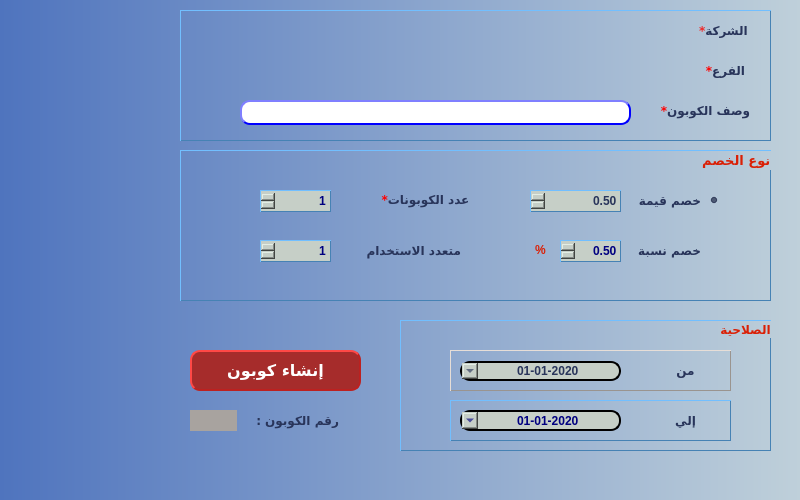
<?xml version="1.0" encoding="UTF-8"?>
<ui version="4.0">
 <class>CustomerGP</class>
 <widget class="QDialog" name="CustomerGP">
  <property name="geometry">
   <rect>
    <x>0</x>
    <y>0</y>
    <width>800</width>
    <height>500</height>
   </rect>
  </property>
  <property name="minimumSize">
   <size>
    <width>800</width>
    <height>500</height>
   </size>
  </property>
  <property name="maximumSize">
   <size>
    <width>800</width>
    <height>500</height>
   </size>
  </property>
  <property name="font">
   <font>
    <family>Arial</family>
    <pointsize>9</pointsize>
    <weight>50</weight>
    <bold>false</bold>
   </font>
  </property>
  <property name="windowTitle">
   <string>انشاء كوبون</string>
  </property>
  <property name="layoutDirection">
   <enum>Qt::RightToLeft</enum>
  </property>
  <property name="styleSheet">
   <string notr="true">background-color:#BFD0DA;
background-color: qlineargradient(spread:pad, x1:0, y1:0, x2:1, y2:0, stop:0 #4F74BE, stop:1 #BFD0DA);
</string>
  </property>
  <widget class="QLabel" name="desc">
   <property name="geometry">
    <rect>
     <x>650</x>
     <y>100</y>
     <width>111</width>
     <height>21</height>
    </rect>
   </property>
   <property name="font">
    <font>
     <family>29LT Bukra Regular</family>
     <pointsize>9</pointsize>
     <weight>75</weight>
     <bold>true</bold>
    </font>
   </property>
   <property name="styleSheet">
    <string notr="true">color:#28345A;
background-color: rgba(0,0,0,0%);
border-style: outset;
border-width: 0px;
border-radius: 0px;
opacity: 1;</string>
   </property>
   <property name="text">
    <string>&lt;html&gt;&lt;head/&gt;&lt;body&gt;&lt;p align=&quot;center&quot;&gt;&lt;span style=&quot; color:#ff0000;&quot;&gt;*&lt;/span&gt;وصف الكوبون&lt;/p&gt;&lt;/body&gt;&lt;/html&gt;</string>
   </property>
  </widget>
  <widget class="QPushButton" name="BTN_createCoupon">
   <property name="geometry">
    <rect>
     <x>190</x>
     <y>350</y>
     <width>171</width>
     <height>41</height>
    </rect>
   </property>
   <property name="font">
    <font>
     <family>29LT Bukra Regular</family>
     <pointsize>12</pointsize>
     <weight>75</weight>
     <italic>false</italic>
     <bold>true</bold>
    </font>
   </property>
   <property name="layoutDirection">
    <enum>Qt::RightToLeft</enum>
   </property>
   <property name="styleSheet">
    <string notr="true">QPushButton{
                                        background-color: #A62C2B;
                                        border-style: outset;
                                        border-width: 2px;
                                        border-radius: 10px;
                                        border-color: #BC2120;
                    color:#ffffff;
	                                    }
                                        QPushButton:hover {
                                        background: qradialgradient(
                                        cx: 0.3, cy: -0.4, fx: 0.3, fy: -0.4,
                                        radius: 1.35, stop: 0 #A62C2B, stop: 1 #E90B0B
                                        );
                                        }
                                        QPushButton:pressed {
                                        border-style: inset;
                                        background: qradialgradient(
                                        cx: 0.4, cy: -0.1, fx: 0.4, fy: -0.1,
                                        radius: 1.35, stop: 0 #E90B0B, stop: 1 #A62C2B
                                        );
                                        }</string>
   </property>
   <property name="text">
    <string>إنشاء كوبون</string>
   </property>
  </widget>
  <widget class="QLineEdit" name="LE_desc">
   <property name="geometry">
    <rect>
     <x>240</x>
     <y>100</y>
     <width>391</width>
     <height>25</height>
    </rect>
   </property>
   <property name="font">
    <font>
     <family>MS Shell Dlg 2</family>
     <pointsize>9</pointsize>
     <weight>75</weight>
     <bold>true</bold>
    </font>
   </property>
   <property name="styleSheet">
    <string notr="true">QLineEdit{
                                        background-color: white;
                                        border-style: outset;
                                        border-width: 2px;
                                        border-radius: 10px;
                                        border-color: blue;
                                        min-width: 6em;
color:navy;
                                        }
                                        QLineEdit:hover {
                                        background: qradialgradient(
                                        cx: 0.3, cy: -0.4, fx: 0.3, fy: -0.4,
                                        radius: 1.35, stop: 0 #fff, stop: 1 #bbb
                                        );
                                        }
                                       QLineEdit:pressed {
                                        border-style: inset;
                                        background: qradialgradient(
                                        cx: 0.4, cy: -0.1, fx: 0.4, fy: -0.1,
                                        radius: 1.35, stop: 0 #fff, stop: 1 #ddd
                                        );
                                        }
                                    </string>
   </property>
   <property name="maxLength">
    <number>50</number>
   </property>
  </widget>
  <widget class="QLabel" name="desc_6">
   <property name="geometry">
    <rect>
     <x>670</x>
     <y>20</y>
     <width>111</width>
     <height>21</height>
    </rect>
   </property>
   <property name="font">
    <font>
     <family>29LT Bukra Regular</family>
     <pointsize>9</pointsize>
     <weight>75</weight>
     <bold>true</bold>
    </font>
   </property>
   <property name="layoutDirection">
    <enum>Qt::RightToLeft</enum>
   </property>
   <property name="styleSheet">
    <string notr="true">color:#28345A;
background-color: rgba(0,0,0,0%);
border-style: outset;
border-width: 0px;
border-radius: 0px;
opacity: 1;</string>
   </property>
   <property name="text">
    <string>&lt;html&gt;&lt;head/&gt;&lt;body&gt;&lt;p align=&quot;center&quot;&gt;&lt;span style=&quot; color:#ef2929;&quot;&gt;*&lt;/span&gt;الشركة &lt;/p&gt;&lt;/body&gt;&lt;/html&gt;</string>
   </property>
  </widget>
  <widget class="QLabel" name="desc_7">
   <property name="geometry">
    <rect>
     <x>670</x>
     <y>60</y>
     <width>111</width>
     <height>21</height>
    </rect>
   </property>
   <property name="font">
    <font>
     <family>29LT Bukra Regular</family>
     <pointsize>9</pointsize>
     <weight>75</weight>
     <bold>true</bold>
    </font>
   </property>
   <property name="layoutDirection">
    <enum>Qt::RightToLeft</enum>
   </property>
   <property name="styleSheet">
    <string notr="true">color:#28345A;
background-color: rgba(0,0,0,0%);
border-style: outset;
border-width: 0px;
border-radius: 0px;
opacity: 1;</string>
   </property>
   <property name="text">
    <string>&lt;html&gt;&lt;head/&gt;&lt;body&gt;&lt;p align=&quot;center&quot;&gt;&lt;span style=&quot; color:#ff0000;&quot;&gt;*&lt;/span&gt;الفرع&lt;/p&gt;&lt;/body&gt;&lt;/html&gt;</string>
   </property>
  </widget>
  <widget class="QLabel" name="label_num">
   <property name="geometry">
    <rect>
     <x>190</x>
     <y>410</y>
     <width>47</width>
     <height>21</height>
    </rect>
   </property>
   <property name="styleSheet">
    <string notr="true">background-color: #A8A39F;
color: #28345A;</string>
   </property>
   <property name="text">
    <string/>
   </property>
  </widget>
  <widget class="QLabel" name="label_2">
   <property name="geometry">
    <rect>
     <x>240</x>
     <y>410</y>
     <width>111</width>
     <height>21</height>
    </rect>
   </property>
   <property name="font">
    <font>
     <family>29LT Bukra Regular</family>
     <pointsize>9</pointsize>
     <weight>75</weight>
     <bold>true</bold>
    </font>
   </property>
   <property name="styleSheet">
    <string notr="true">color:#28345A;
background-color: rgba(0,0,0,0%);
border-style: outset;
border-width: 0px;
border-radius: 0px;
opacity: 1;</string>
   </property>
   <property name="text">
    <string>رقم الكوبون : </string>
   </property>
   <property name="alignment">
    <set>Qt::AlignCenter</set>
   </property>
  </widget>
  <widget class="QGroupBox" name="groupBox">
   <property name="geometry">
    <rect>
     <x>400</x>
     <y>320</y>
     <width>371</width>
     <height>131</height>
    </rect>
   </property>
   <property name="font">
    <font>
     <family>29LT Bukra Regular</family>
     <pointsize>9</pointsize>
     <weight>75</weight>
     <bold>true</bold>
    </font>
   </property>
   <property name="styleSheet">
    <string notr="true">color:#DA1F05;
background-color: rgba(0,0,0,0%);
border-style: outset;
border-width: 1px;
border-radius: 0px;
border-color:steelblue;
opacity: 1;</string>
   </property>
   <property name="title">
    <string>الصلاحية</string>
   </property>
   <widget class="QDateTimeEdit" name="Qdate_from">
    <property name="geometry">
     <rect>
      <x>60</x>
      <y>41</y>
      <width>161</width>
      <height>20</height>
     </rect>
    </property>
    <property name="font">
     <font>
      <pointsize>9</pointsize>
      <weight>75</weight>
      <bold>true</bold>
     </font>
    </property>
    <property name="layoutDirection">
     <enum>Qt::RightToLeft</enum>
    </property>
    <property name="styleSheet">
     <string notr="true">color:#ffffff;
background-color: #A8A39F;
border-style: outset;
border-width: 2px;
border-radius: 10px;
border-color:black;
background-color: rgb(198, 207, 199);
color: #28345A;
</string>
    </property>
    <property name="alignment">
     <set>Qt::AlignCenter</set>
    </property>
    <property name="minimumDateTime">
     <datetime>
      <hour>0</hour>
      <minute>0</minute>
      <second>0</second>
      <year>2020</year>
      <month>1</month>
      <day>1</day>
     </datetime>
    </property>
    <property name="displayFormat">
     <string>yyyy-MM-dd</string>
    </property>
    <property name="calendarPopup">
     <bool>true</bool>
    </property>
   </widget>
   <widget class="QLabel" name="desc_3">
    <property name="geometry">
     <rect>
      <x>260</x>
      <y>40</y>
      <width>51</width>
      <height>20</height>
     </rect>
    </property>
    <property name="font">
     <font>
      <family>29LT Bukra Regular</family>
      <pointsize>9</pointsize>
      <weight>75</weight>
      <bold>true</bold>
     </font>
    </property>
    <property name="layoutDirection">
     <enum>Qt::RightToLeft</enum>
    </property>
    <property name="styleSheet">
     <string notr="true">color:#28345A;
background-color: rgba(0,0,0,0%);
border-style: outset;
border-width: 0px;
border-radius: 0px;
opacity: 1;</string>
    </property>
    <property name="text">
     <string>من</string>
    </property>
    <property name="alignment">
     <set>Qt::AlignCenter</set>
    </property>
   </widget>
   <widget class="QLabel" name="desc_4">
    <property name="geometry">
     <rect>
      <x>260</x>
      <y>90</y>
      <width>51</width>
      <height>20</height>
     </rect>
    </property>
    <property name="font">
     <font>
      <family>29LT Bukra Regular</family>
      <pointsize>9</pointsize>
      <weight>75</weight>
      <bold>true</bold>
     </font>
    </property>
    <property name="layoutDirection">
     <enum>Qt::RightToLeft</enum>
    </property>
    <property name="styleSheet">
     <string notr="true">color:#28345A;
background-color: rgba(0,0,0,0%);
border-style: outset;
border-width: 0px;
border-radius: 0px;
opacity: 1;</string>
    </property>
    <property name="text">
     <string>إلي</string>
    </property>
    <property name="alignment">
     <set>Qt::AlignCenter</set>
    </property>
   </widget>
   <widget class="QDateTimeEdit" name="Qdate_to">
    <property name="geometry">
     <rect>
      <x>60</x>
      <y>90</y>
      <width>161</width>
      <height>21</height>
     </rect>
    </property>
    <property name="font">
     <font>
      <pointsize>9</pointsize>
      <weight>75</weight>
      <bold>true</bold>
     </font>
    </property>
    <property name="layoutDirection">
     <enum>Qt::RightToLeft</enum>
    </property>
    <property name="styleSheet">
     <string notr="true">color:navy;
background-color: rgb(198, 207, 199);
border-style: outset;
border-width: 2px;
border-radius: 10px;
border-color:black;</string>
    </property>
    <property name="alignment">
     <set>Qt::AlignCenter</set>
    </property>
    <property name="minimumDateTime">
     <datetime>
      <hour>0</hour>
      <minute>0</minute>
      <second>0</second>
      <year>2020</year>
      <month>1</month>
      <day>1</day>
     </datetime>
    </property>
    <property name="displayFormat">
     <string>yyyy-MM-dd</string>
    </property>
    <property name="calendarPopup">
     <bool>true</bool>
    </property>
   </widget>
   <widget class="QGroupBox" name="groupBox_4">
    <property name="geometry">
     <rect>
      <x>50</x>
      <y>30</y>
      <width>281</width>
      <height>41</height>
     </rect>
    </property>
    <property name="font">
     <font>
      <family>MS Shell Dlg 2</family>
      <pointsize>9</pointsize>
      <weight>75</weight>
      <bold>true</bold>
     </font>
    </property>
    <property name="styleSheet">
     <string notr="true">color:white;
background-color: rgba(0,0,0,0%);
border-style: outset;
border-width: 1px;
border-radius: 0px;
border-color:#9A948F;
opacity: 1;</string>
    </property>
    <property name="title">
     <string/>
    </property>
   </widget>
   <widget class="QGroupBox" name="groupBox_5">
    <property name="geometry">
     <rect>
      <x>50</x>
      <y>80</y>
      <width>281</width>
      <height>41</height>
     </rect>
    </property>
    <property name="font">
     <font>
      <family>MS Shell Dlg 2</family>
      <pointsize>9</pointsize>
      <weight>75</weight>
      <bold>true</bold>
     </font>
    </property>
    <property name="styleSheet">
     <string notr="true">color:white;
background-color: rgba(0,0,0,0%);
border-style: outset;
border-width: 1px;
border-radius: 0px;
border-color:steelblue;
opacity: 1;</string>
    </property>
    <property name="title">
     <string/>
    </property>
   </widget>
   <zorder>groupBox_5</zorder>
   <zorder>groupBox_4</zorder>
   <zorder>Qdate_from</zorder>
   <zorder>desc_3</zorder>
   <zorder>desc_4</zorder>
   <zorder>Qdate_to</zorder>
  </widget>
  <widget class="QGroupBox" name="groupBox_2">
   <property name="geometry">
    <rect>
     <x>180</x>
     <y>150</y>
     <width>591</width>
     <height>151</height>
    </rect>
   </property>
   <property name="font">
    <font>
     <family>29LT Bukra Regular</family>
     <pointsize>10</pointsize>
     <weight>75</weight>
     <bold>true</bold>
    </font>
   </property>
   <property name="styleSheet">
    <string notr="true">color:#DA1F05;
background-color: rgba(0,0,0,0%);
border-style: outset;
border-width: 1px;
border-radius: 0px;
border-color:steelblue;
opacity: 1;</string>
   </property>
   <property name="title">
    <string> نوع الخصم</string>
   </property>
   <widget class="QDoubleSpinBox" name="LE_desc_3">
    <property name="geometry">
     <rect>
      <x>380</x>
      <y>90</y>
      <width>61</width>
      <height>22</height>
     </rect>
    </property>
    <property name="font">
     <font>
      <pointsize>9</pointsize>
      <weight>75</weight>
      <bold>true</bold>
     </font>
    </property>
    <property name="styleSheet">
     <string notr="true">background-color: rgb(198, 207, 199);
color: Navy;</string>
    </property>
    <property name="alignment">
     <set>Qt::AlignRight|Qt::AlignTrailing|Qt::AlignVCenter</set>
    </property>
    <property name="minimum">
     <double>0.500000000000000</double>
    </property>
   </widget>
   <widget class="QRadioButton" name="radioButton_Percentage">
    <property name="geometry">
     <rect>
      <x>430</x>
      <y>90</y>
      <width>111</width>
      <height>20</height>
     </rect>
    </property>
    <property name="font">
     <font>
      <family>29LT Bukra Regular</family>
      <pointsize>9</pointsize>
      <weight>75</weight>
      <bold>true</bold>
     </font>
    </property>
    <property name="layoutDirection">
     <enum>Qt::RightToLeft</enum>
    </property>
    <property name="styleSheet">
     <string notr="true">color:#28345A;
background-color: rgba(0,0,0,0%);
border-style: outset;
border-width: 0px;
border-radius: 0px;
opacity: 1;</string>
    </property>
    <property name="text">
     <string>خصم نسبة</string>
    </property>
   </widget>
   <widget class="QDoubleSpinBox" name="LE_desc_2">
    <property name="geometry">
     <rect>
      <x>350</x>
      <y>40</y>
      <width>91</width>
      <height>22</height>
     </rect>
    </property>
    <property name="font">
     <font>
      <pointsize>9</pointsize>
      <weight>75</weight>
      <bold>true</bold>
     </font>
    </property>
    <property name="styleSheet">
     <string notr="true">background-color: rgb(198, 207, 199);
color: #28345A;
</string>
    </property>
    <property name="alignment">
     <set>Qt::AlignRight|Qt::AlignTrailing|Qt::AlignVCenter</set>
    </property>
    <property name="minimum">
     <double>0.500000000000000</double>
    </property>
    <property name="maximum">
     <double>99999.000000000000000</double>
    </property>
   </widget>
   <widget class="QRadioButton" name="radioButton_Value">
    <property name="geometry">
     <rect>
      <x>430</x>
      <y>40</y>
      <width>111</width>
      <height>21</height>
     </rect>
    </property>
    <property name="font">
     <font>
      <family>29LT Bukra Regular</family>
      <pointsize>9</pointsize>
      <weight>75</weight>
      <bold>true</bold>
     </font>
    </property>
    <property name="layoutDirection">
     <enum>Qt::RightToLeft</enum>
    </property>
    <property name="autoFillBackground">
     <bool>false</bool>
    </property>
    <property name="styleSheet">
     <string notr="true">color:#28345A;
background-color: rgba(0,0,0,0%);
border-style: outset;
border-width: 0px;
border-radius: 0px;
opacity: 1;</string>
    </property>
    <property name="text">
     <string>خصم قيمة</string>
    </property>
    <property name="checked">
     <bool>true</bool>
    </property>
   </widget>
   <widget class="QCheckBox" name="checkBox_Multi">
    <property name="geometry">
     <rect>
      <x>170</x>
      <y>90</y>
      <width>131</width>
      <height>20</height>
     </rect>
    </property>
    <property name="font">
     <font>
      <family>29LT Bukra Regular</family>
      <pointsize>9</pointsize>
      <weight>75</weight>
      <bold>true</bold>
     </font>
    </property>
    <property name="layoutDirection">
     <enum>Qt::RightToLeft</enum>
    </property>
    <property name="styleSheet">
     <string notr="true">color:#28345A;
background-color: rgba(0,0,0,0%);
border-style: outset;
border-width: 0px;
border-radius: 0px;
opacity: 1;</string>
    </property>
    <property name="text">
     <string>متعدد الاستخدام</string>
    </property>
   </widget>
   <widget class="QLabel" name="desc_2">
    <property name="geometry">
     <rect>
      <x>190</x>
      <y>40</y>
      <width>111</width>
      <height>20</height>
     </rect>
    </property>
    <property name="font">
     <font>
      <family>29LT Bukra Regular</family>
      <pointsize>9</pointsize>
      <weight>75</weight>
      <bold>true</bold>
     </font>
    </property>
    <property name="layoutDirection">
     <enum>Qt::RightToLeft</enum>
    </property>
    <property name="styleSheet">
     <string notr="true">color:#28345A;
background-color: rgba(0,0,0,0%);
border-style: outset;
border-width: 0px;
border-radius: 0px;
opacity: 1;</string>
    </property>
    <property name="text">
     <string>&lt;html&gt;&lt;head/&gt;&lt;body&gt;&lt;p align=&quot;center&quot;&gt;&lt;span style=&quot; color:#ff0000;&quot;&gt;*&lt;/span&gt;عدد الكوبونات&lt;/p&gt;&lt;/body&gt;&lt;/html&gt;</string>
    </property>
    <property name="alignment">
     <set>Qt::AlignCenter</set>
    </property>
   </widget>
   <widget class="QSpinBox" name="LE_desc_5">
    <property name="geometry">
     <rect>
      <x>80</x>
      <y>90</y>
      <width>71</width>
      <height>22</height>
     </rect>
    </property>
    <property name="font">
     <font>
      <pointsize>9</pointsize>
      <weight>75</weight>
      <bold>true</bold>
     </font>
    </property>
    <property name="styleSheet">
     <string notr="true">background-color: rgb(198, 207, 199);
color: Navy;</string>
    </property>
    <property name="alignment">
     <set>Qt::AlignRight|Qt::AlignTrailing|Qt::AlignVCenter</set>
    </property>
    <property name="minimum">
     <number>1</number>
    </property>
   </widget>
   <widget class="QSpinBox" name="LE_desc_4">
    <property name="geometry">
     <rect>
      <x>80</x>
      <y>40</y>
      <width>71</width>
      <height>22</height>
     </rect>
    </property>
    <property name="font">
     <font>
      <pointsize>9</pointsize>
      <weight>75</weight>
      <bold>true</bold>
     </font>
    </property>
    <property name="styleSheet">
     <string notr="true">background-color: rgb(255, 255, 255);
background-color: rgb(198, 207, 199);
color: Navy;</string>
    </property>
    <property name="alignment">
     <set>Qt::AlignRight|Qt::AlignTrailing|Qt::AlignVCenter</set>
    </property>
    <property name="minimum">
     <number>1</number>
    </property>
   </widget>
   <widget class="QLabel" name="desc_5">
    <property name="geometry">
     <rect>
      <x>350</x>
      <y>90</y>
      <width>21</width>
      <height>20</height>
     </rect>
    </property>
    <property name="font">
     <font>
      <pointsize>9</pointsize>
      <weight>75</weight>
      <bold>true</bold>
     </font>
    </property>
    <property name="layoutDirection">
     <enum>Qt::RightToLeft</enum>
    </property>
    <property name="styleSheet">
     <string notr="true">color:#DA1F05;
background-color: rgba(0,0,0,0%);
border-style: outset;
border-width: 0px;
border-radius: 0px;
opacity: 1;</string>
    </property>
    <property name="text">
     <string>&lt;html&gt;&lt;head/&gt;&lt;body&gt;&lt;p align=&quot;center&quot;&gt;%&lt;/p&gt;&lt;/body&gt;&lt;/html&gt;</string>
    </property>
    <property name="alignment">
     <set>Qt::AlignCenter</set>
    </property>
   </widget>
  </widget>
  <widget class="QGroupBox" name="groupBox_3">
   <property name="geometry">
    <rect>
     <x>180</x>
     <y>10</y>
     <width>591</width>
     <height>131</height>
    </rect>
   </property>
   <property name="font">
    <font>
     <family>MS Shell Dlg 2</family>
     <pointsize>9</pointsize>
     <weight>75</weight>
     <bold>true</bold>
    </font>
   </property>
   <property name="styleSheet">
    <string notr="true">color:#dbe0ff;
background-color: rgba(0,0,0,0%);
border-style: outset;
border-width: 1px;
border-radius: 0px;
border-color:steelblue;
opacity: 1;</string>
   </property>
   <property name="title">
    <string/>
   </property>
  </widget>
  <zorder>groupBox_3</zorder>
  <zorder>desc</zorder>
  <zorder>BTN_createCoupon</zorder>
  <zorder>LE_desc</zorder>
  <zorder>desc_6</zorder>
  <zorder>desc_7</zorder>
  <zorder>label_num</zorder>
  <zorder>label_2</zorder>
  <zorder>groupBox</zorder>
  <zorder>groupBox_2</zorder>
 </widget>
 <resources/>
 <connections/>
</ui>
